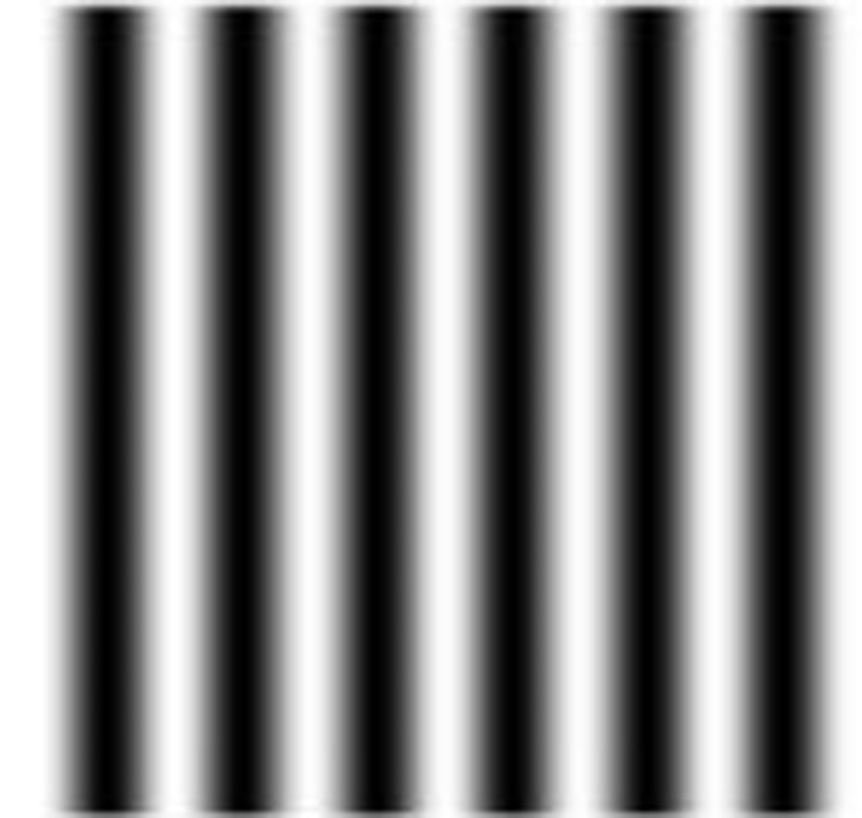
#> input picture western_analysis/image_ex_2.jpg, 862 x 818 px, shrunk from 1153 x 1094 before the run
$ python rando.py
#> lines starting #> are read from the running program, lines starting #| are printed output that depends on the picture
# %%
import numpy as np
import matplotlib.pyplot as plt
from skimage.io import imread, imshow
from skimage.color import rgb2hsv, rgb2gray, rgb2yuv
from skimage import color, exposure, transform
from skimage.exposure import equalize_hist
# %% LOAD IMAGE
dark_image = imread('image_ex_2.jpg')
#> dark_image is the input picture: shape (818, 862, 3); min 0, max 255, mean 135.8
dark_image_grey = rgb2gray(dark_image)
plt.figure(num=None, figsize=(8, 6), dpi=80)
plt.imshow(dark_image_grey, cmap='gray')
# %% FOURIER TRANSFORM
dark_image_grey_fourier = np.fft.fftshift(np.fft.fft2(dark_image_grey))
plt.figure(num=None, figsize=(8, 6), dpi=80)
plt.imshow(np.log(abs(dark_image_grey_fourier)), cmap='gray')
# %%
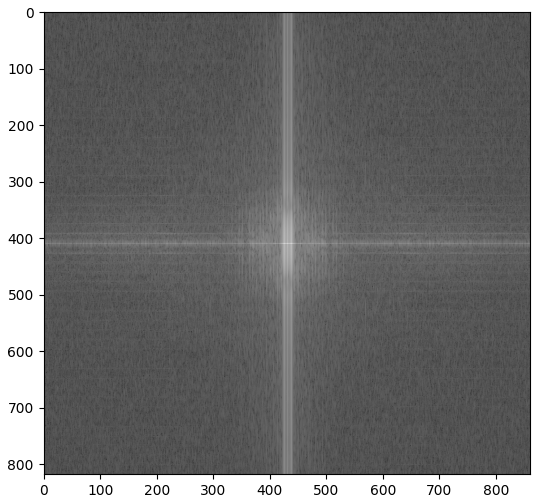
#> figure drawn by matplotlib, 1 panel

$ run again, with western_analysis/image_ex.jpg copied over western_analysis/image_ex_2.jpg
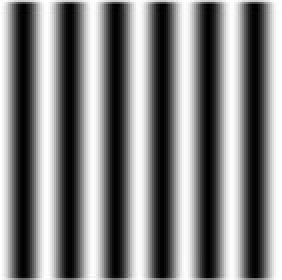
#> input picture western_analysis/image_ex.jpg, 141 x 140 px (shown 2 times larger)
#> dark_image is the input picture: shape (140, 141, 3); min 0, max 255, mean 130.2
#> `# %%`:
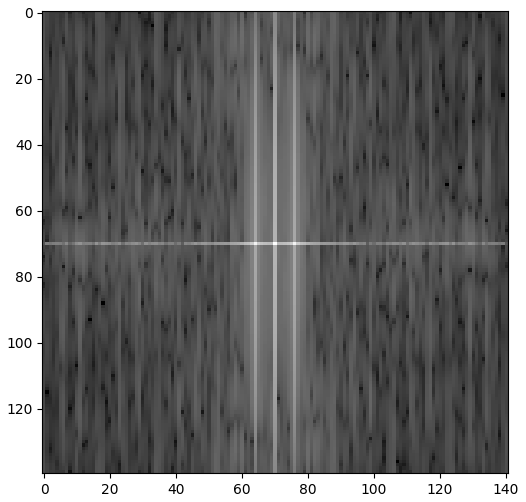
#> figure drawn by matplotlib, 1 panel

$ run again, with western_analysis/image3.PNG saved as western_analysis/image_ex_2.jpg
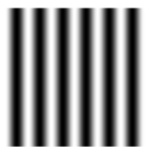
#> input picture western_analysis/image3.PNG, 150 x 157 px
#> dark_image is the input picture: shape (157, 150, 3); min 0, max 255, mean 150.3
#> `# %%`:
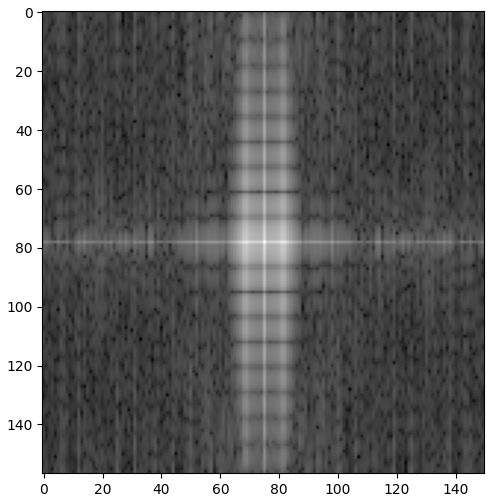
#> figure drawn by matplotlib, 1 panel
